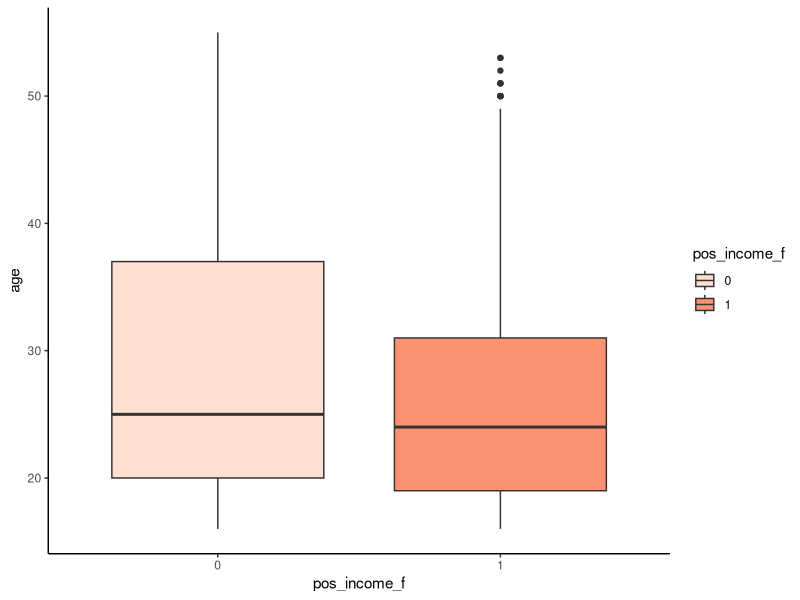
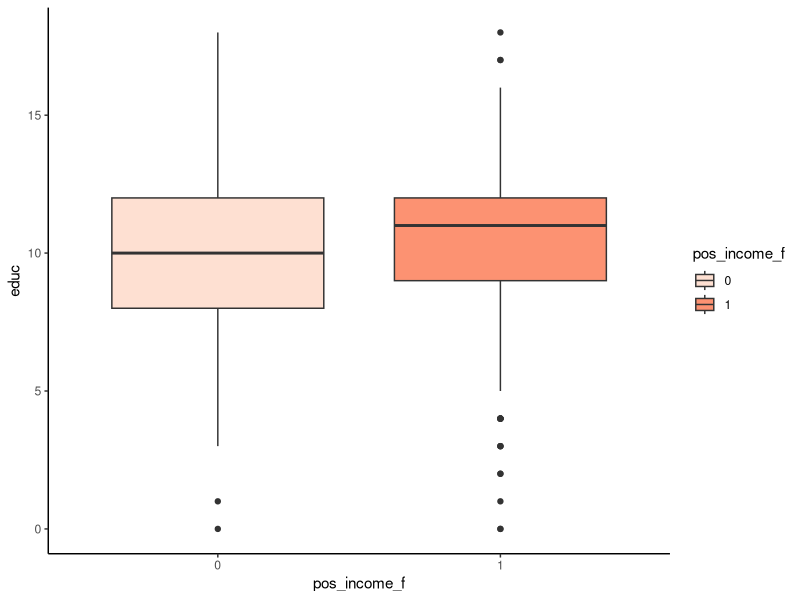
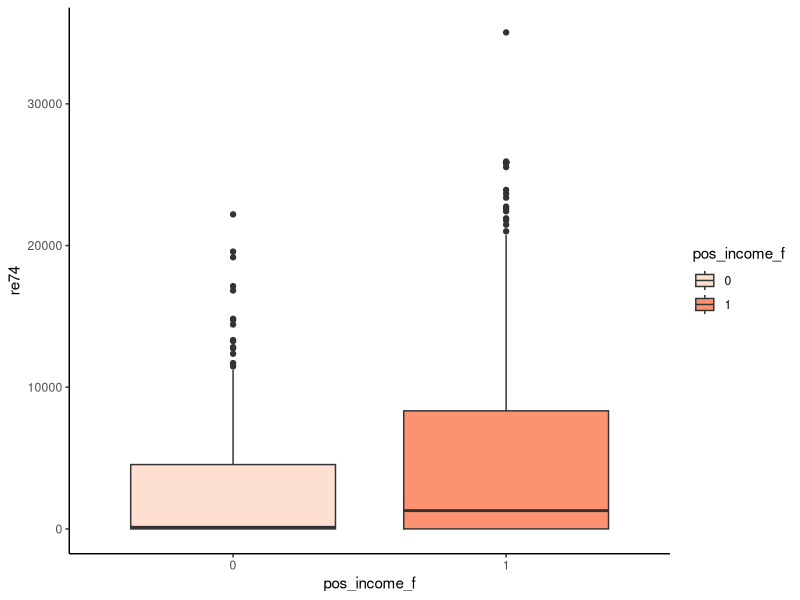
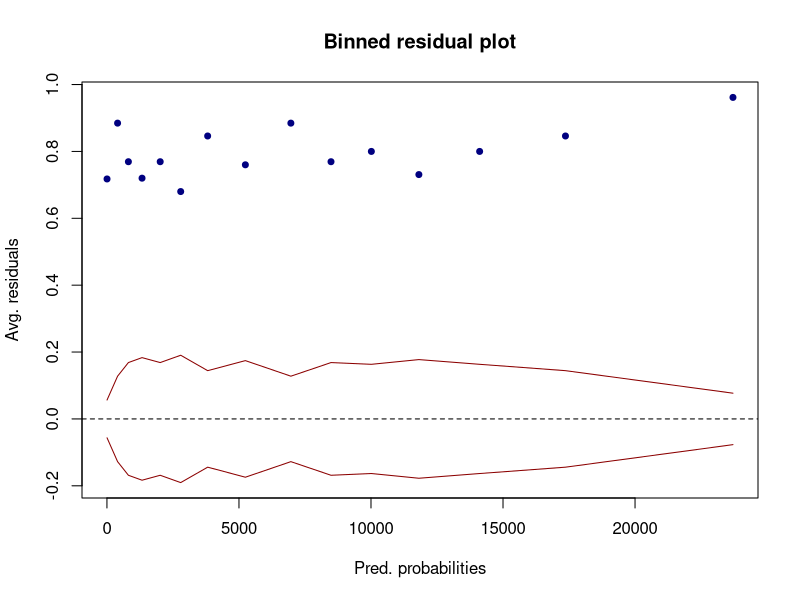
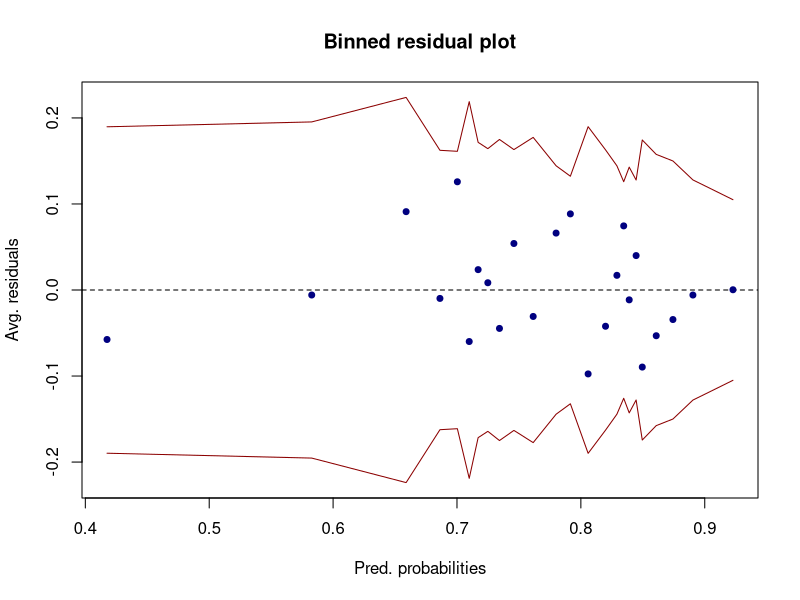
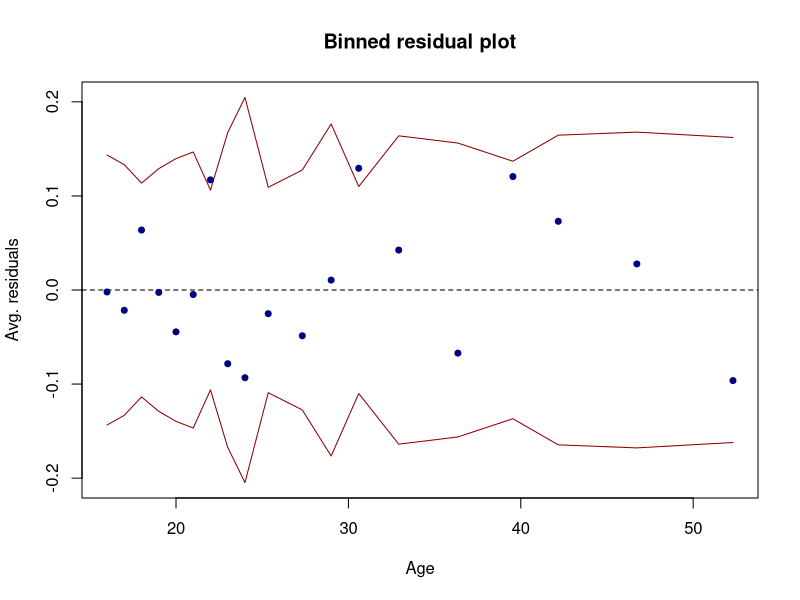
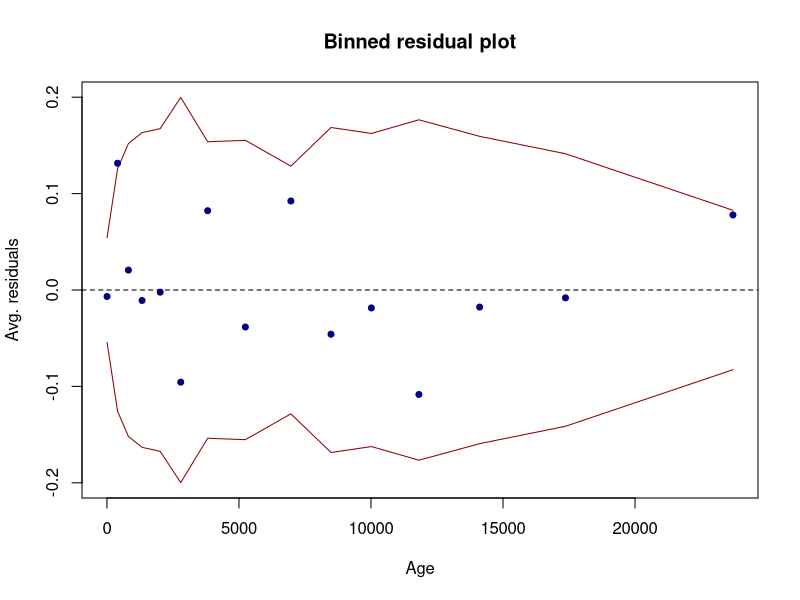
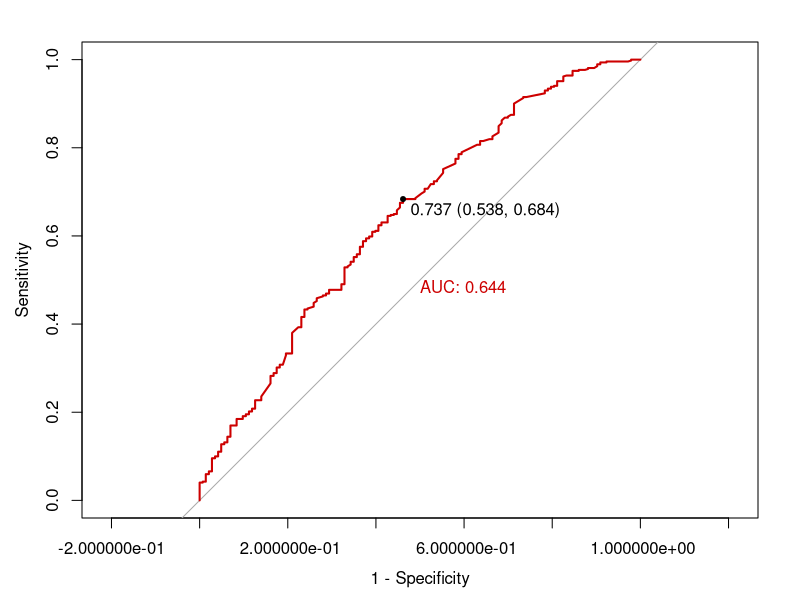

The R script that drew these images, in order:
rm(list = ls())

library(arm)
library(rms)
library(pROC)
library(e1071)
library(caret)
library(ggplot2)
library(plyr)
require(gridExtra)


##########################################################################
############################ 0. Loading the data #########################
##########################################################################


data <- read.csv("lalondedata.txt", sep=',')

head(data)
str(data)
dim(data)
summary(data)

data$X <- NULL
data$treat <- as.factor(data$treat)
data$black <- as.factor(data$black)
data$hispan <- as.factor(data$hispan)
data$married <- as.factor(data$married)
data$nodegree <- as.factor(data$nodegree)
data$pos_income <- as.integer(data$re78 > 0)
data$pos_income_f <- as.factor(data$pos_income)


##########################################################################
############################### 1. EDA ###################################
##########################################################################


cond_prob <- function (df, col1, col2) {
  round(apply(table(df[, c(col1, col2)])/sum(table(df[, c(col1, col2)])),
              2,function(x) x/sum(x)), 2)
}


cond_prob(data, "pos_income_f",  "treat")
chisq.test(table(data[,c("pos_income_f", "treat")]))

cond_prob(data, "pos_income_f",  "black")
chisq.test(table(data[,c("pos_income_f", "black")]))  # **

cond_prob(data, "pos_income_f",  "hispan")
chisq.test(table(data[,c("pos_income_f", "hispan")]))

cond_prob(data, "pos_income_f",  "married")
chisq.test(table(data[,c("pos_income_f", "married")]))

cond_prob(data, "pos_income_f",  "nodegree")
chisq.test(table(data[,c("pos_income_f", "nodegree")]))


ggplot(data,aes(x=pos_income_f, y=age, fill=pos_income_f)) +
  geom_boxplot() +
  scale_fill_brewer(palette="Reds") + 
  theme_classic()

ggplot(data,aes(x=pos_income_f, y=educ, fill=pos_income_f)) +  # **
  geom_boxplot() +
  scale_fill_brewer(palette="Reds") + 
  theme_classic()

ggplot(data,aes(x=pos_income_f, y=re74, fill=pos_income_f)) +  # **
  geom_boxplot() +
  scale_fill_brewer(palette="Reds") + 
  theme_classic()

binnedplot(x=data$re74, y=data$pos_income,
           xlab="Pred. probabilities",
           col.int="red4", ylab="Avg. residuals",
           main="Binned residual plot", col.pts="navy")


# Interactions
cond_prob(data[data$black == 1,], "pos_income_f",  "treat")    # **  
cond_prob(data[data$black == 0,], "pos_income_f",  "treat")
table(data[, c("treat", "black")])


cond_prob(data[data$hispan == 1,], "pos_income_f",  "treat")   
cond_prob(data[data$hispan == 0,], "pos_income_f",  "treat")

data$sum_r <- (as.integer(data$black) - 1) + (as.integer(data$hispan) - 1)
table(data$sum_r)

cond_prob(data[data$married == 1,], "pos_income_f",  "treat")  # ** 
cond_prob(data[data$married == 0,], "pos_income_f",  "treat")

cond_prob(data[data$nodegree == 1,], "pos_income_f",  "treat")   
cond_prob(data[data$nodegree == 0,], "pos_income_f",  "treat")


##########################################################################
############################### 2. Model Selection #######################
##########################################################################


null_model <- glm(pos_income_f ~ treat, data = data, family=binomial)
full_model <- glm(pos_income_f ~ treat + black + hispan + 
                    age + educ + married + re74 + nodegree,
                  data=data, family=binomial)
step_model <- step(null_model, scope = list(lower=null_model, upper=full_model),
                   direction='both', trace=0)
summary(step_model)

# Added interaction
black_int <- glm(pos_income_f ~ treat + black + 
                   age + re74 + treat * black,
                 data=data, family=binomial)
anova(step_model, black_int, test="Chisq")

married_int <- glm(pos_income_f ~ treat + black + 
      age + re74 + treat * married,
    data=data, family=binomial)
anova(step_model, married_int, test="Chisq")

hisp_int <- glm(pos_income_f ~ treat + black + age + re74 + treat * hispan,
                data=data, family=binomial)
anova(step_model, hisp_int, test="Chisq")

without_treat <- glm(pos_income_f ~ black + 
                       age + re74,
                     data=data, family=binomial)
anova(step_model, without_treat, test="Chisq")

age_int <- glm(pos_income_f ~ treat + black + 
                       age + re74 + treat * age,
                     data=data, family=binomial)
anova(step_model, age_int, test="Chisq")

##########################################################################
############################### 3.Model assessment #######################
##########################################################################


rawresid1 <- residuals(age_int, "resp")
binnedplot(x=fitted(age_int),y=rawresid1,
           xlab="Pred. probabilities",
           col.int="red4", ylab="Avg. residuals",
           main="Binned residual plot", col.pts="navy")

binnedplot(x=data$age,y=rawresid1,
           xlab="Age",
           col.int="red4", ylab="Avg. residuals",
           main="Binned residual plot", col.pts="navy")

binnedplot(x=data$re74,y=rawresid1,
           xlab="Age",
           col.int="red4", ylab="Avg. residuals",
           main="Binned residual plot", col.pts="navy")

##########################################################################
############################### 4. Inference #############################
##########################################################################


age_int_matrix <- confusionMatrix(as.factor(ifelse(fitted(age_int) >= 0.5, "1", "0")),
                                     data$pos_income_f, positive = "1")
age_int_matrix$overall["Accuracy"]
sum(as.integer(data$pos_income)) / nrow(data) # baseline
age_int_matrix$byClass[c("Sensitivity","Specificity")]

roc(data$pos_income_f, fitted(age_int),
    plot=T, print.thres="best", legacy.axes=T,
    print.auc =T, col="red3")

age_int_matrix <- confusionMatrix(as.factor(ifelse(fitted(age_int) >= 0.737, "1", "0")),
                                     data$pos_income_f, positive = "1")
age_int_matrix$overall["Accuracy"]
age_int_matrix$byClass[c("Sensitivity","Specificity")]

summary(age_int)
confint(age_int)
exp(confint(age_int))
